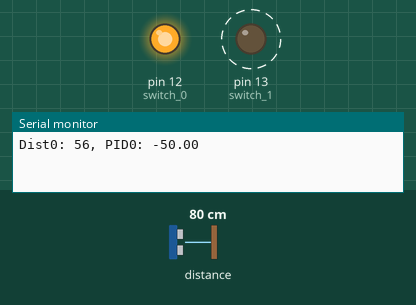
Recording of a sketch running on a simulated Arduino Uno, built with avr-gcc and run on an emulated ATmega328P. Parts: output pins drawn as LEDs (lit = HIGH), the last lines printed to the serial monitor. Wiring (inferred from the names in the program): LIDAR-Lite range finder at I2C address 0x62. Dashed ring = blinking. Inputs (shaded band) come from the test bench; at power-on: distance to the obstacle 80 cm.

Above: at 0.3 s.
At 2.1 s:
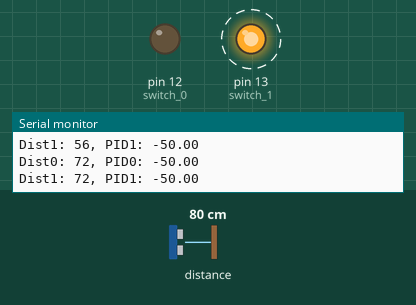
Timing chart, 0 to 3.1 s (numbered marks = the images above):
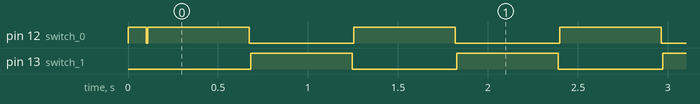

The sketch:

TwoLIDARsPwrEnSwitch.ino
```cpp
/*
 * EC544-Group2
 * Challenge 4 Arduino Code
 * Objective: keep the vehicle going straight down a hallway.
 * Solution: Two LIDAR-Lite v1 rangefinders, PID loops
 */

//#include <I2C.h>
#include <Wire.h>
#include <PID_v1.h>
#define    LIDARLite_ADDRESS   0x62          // Default I2C Address of LIDAR-Lite.
#define    RegisterMeasure     0x00          // Register to write to initiate ranging.
#define    MeasureValue        0x04          // Value to initiate ranging.
#define    RegisterHighLowB    0x8f          // Register to get both High and Low bytes in 1 call.

int last_0;
int last_1;

int distance;

const int switch_0 = 12;
const int switch_1 = 13;

int active_sensor = 0; //0 is left, 1 is right

// define variables we will be connecting
double Setpoint, Input, Output;
int Kp = 2;     // initial 2
int Ki = 0.05;  // initial 0.05
int Kd = 0.5;   // initial 0.5

PID PIDleft(&Input, &Output, &Setpoint, Kp, Ki, Kd, DIRECT);

void setup() {

  //initialize LIDAR's left on, right off
  pinMode(switch_0, OUTPUT);
  pinMode(switch_1, OUTPUT);
  digitalWrite(switch_0, HIGH);
  digitalWrite(switch_1, LOW);

  Serial.begin(9600); //Opens serial connection at 9600bps.
  Wire.begin(); // Opens & joins the irc bus as master
  delay(100); // Waits to make sure everything is powered up before sending or receiving data

  //initialize linked variables
  Setpoint = 30; //30
  PIDleft.SetOutputLimits(-50, 50);

  //turn on PID loop
  PIDleft.SetMode(AUTOMATIC);

}

void loop() {
  for (int i = 0; i < 2; i++) {
    //    active_sensor = i;
    switch (i) {
      case 0:
        digitalWrite(switch_0, LOW);
        digitalWrite(switch_1, LOW);
        delay(10);
        digitalWrite(switch_0, HIGH);
        delay(10);
        break;
      case 1:
        digitalWrite(switch_0, LOW);
        digitalWrite(switch_1, LOW);
        delay(10);
        digitalWrite(switch_1, HIGH);
        delay(10);
        break;
    }
    Wire.beginTransmission((int)LIDARLite_ADDRESS); // transmit to LIDAR-Lite
    Wire.write((int)RegisterMeasure); // sets register pointer to  (0x00)
    Wire.write((int)MeasureValue); // sets register pointer to  (0x00)
    Wire.endTransmission(); // stop transmitting

    delay(20); // Wait 20ms for transmit

    Wire.beginTransmission((int)LIDARLite_ADDRESS); // transmit to LIDAR-Lite
    Wire.write((int)RegisterHighLowB); // sets register pointer to (0x8f)
    Wire.endTransmission(); // stop transmitting

    delay(20); // Wait 20ms for transmit

    Wire.requestFrom((int)LIDARLite_ADDRESS, 2); // request 2 bytes from LIDAR-Lite

    if (2 <= Wire.available()) // if two bytes were received
    {
      distance = Wire.read(); // receive high byte (overwrites previous reading)
      distance = distance << 8; // shift high byte to be high 8 bits
      distance |= Wire.read(); // receive low byte as lower 8 bits
    }
    //low pass filter
    switch (i) {
      case 0:
        distance = 0.7 * distance + 0.3 * last_0;
        last_0 = distance;
        break;
      case 1:
        distance = 0.7 * distance + 0.3 * last_1;
        last_1 = distance;
        break;
    }

    //input to PID
    Input = distance;

    // use PID loop
    PIDleft.Compute();
    delay(10);

    // Print Distance
    switch (i) {
      case 0:
        Serial.print("Dist0: ");
        Serial.print(distance);
        Serial.print(", PID0: ");
        Serial.println(Output);
        delay(1);
        break;
      case 1:
        Serial.print("Dist1: ");
        Serial.print(distance);
        Serial.print(", PID1: ");
        Serial.println(Output);
    }
    delay(500);
  }
}
```

Measured:
- by itself, pin 12 (switch_0): repeats every 1.1 s: HIGH 0.56 s, LOW 0.58 s
- by itself, pin 13 (switch_1): alternates HIGH for 0.56 s and LOW for 0.58 s
- by itself, everything shown: repeats every 1.1 s, in 4 steps
